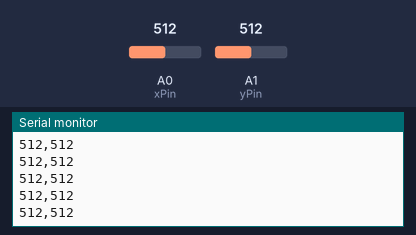
A sketch run on a simulated Arduino Uno, built with avr-gcc and run on an emulated ATmega328P. On the bench: the last lines printed to the serial monitor. Inputs (shaded band) come from the test bench; at power-on: A0 (xPin) = 512, A1 (yPin) = 512.

Above: at 1.2 s.
1.3 s: A0 (xPin) set to 716
At 1.31 s:
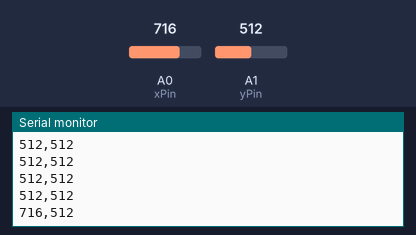
2.8 s: A1 (yPin) set to 716
At 2.82 s:
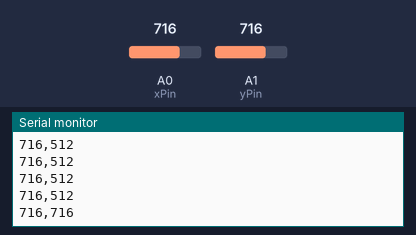
4.3 s: A0 (xPin) set to 900
At 4.33 s:
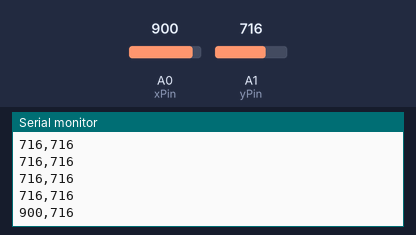
5.8 s: A1 (yPin) set to 900
At 5.84 s:
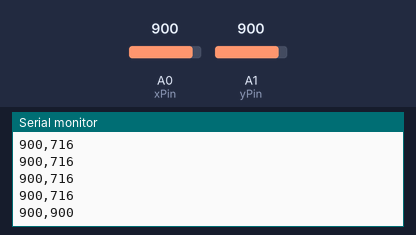
Timing chart, 0 to 8.3 s (numbered marks = the images above; inputs shaded):
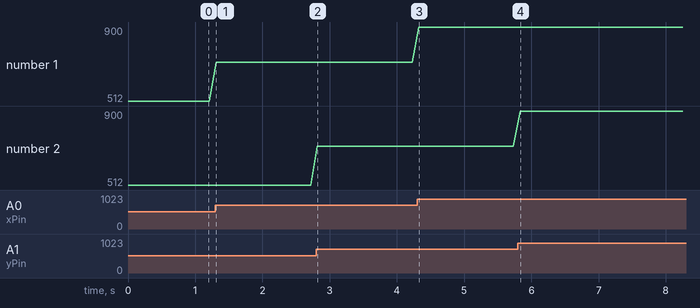

Measured:
- after the input at 1.3 s, the serial monitor: prints a new line at once (image 1)
- after the input at 2.8 s, the serial monitor: prints a new line at once (image 2)
- after the input at 4.3 s, the serial monitor: prints a new line at once (image 3)
- after the input at 5.8 s, the serial monitor: prints a new line at once (image 4)
- plotted number 1: 512 → 716 after the input at 1.3 s, 716 → 900 after the input at 4.3 s

The sketch:

snake_game.ino
```cpp
#include <LedControl.h>

// 初始化LED矩阵
LedControl lc = LedControl(12, 11, 10, 1);

// 摇杆引脚
const int xPin = A0;
const int yPin = A1;

void setup() {
  lc.shutdown(0, false);
  lc.setIntensity(0, 8);
  lc.clearDisplay(0);

  Serial.begin(9600);
}

void loop() {
  // 读取摇杆输入
  int xValue = analogRead(xPin);
  int yValue = analogRead(yPin);

  // 发送摇杆输入到Python
  Serial.print(xValue);
  Serial.print(",");
  Serial.println(yValue);

  // 处理来自Python的指令
  if (Serial.available() > 0) {
    String command = Serial.readStringUntil('\n');
    // 解析并执行指令
    // 例如：command = "snake_pos:1,2;food_pos:3,4"
    // 更新LED矩阵显示
  }

  delay(100);
}
```
